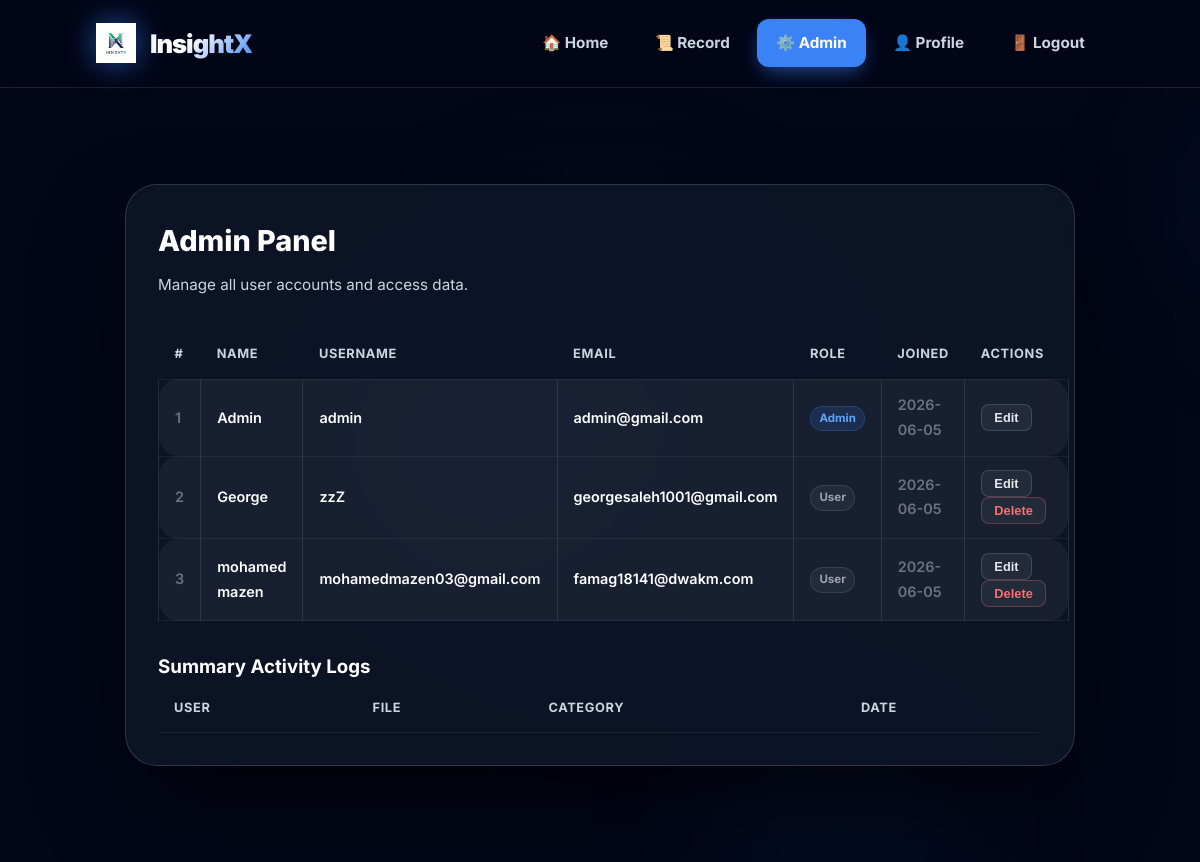
The page /admin (signed in) on the database its author committed.
### database/models.py (models this page shows, shortened)
class User(db.Model, UserMixin):
    __tablename__ = "users"
    id = db.Column(db.Integer, primary_key=True)
    username = db.Column(db.String(80), nullable=False)
    full_name = db.Column(db.String(120), nullable=True)
    email = db.Column(db.String(120), unique=True, nullable=False)
    password = db.Column(db.String(200), nullable=False)
    is_admin = db.Column(db.Boolean, nullable=False, default=False)
    created_at = db.Column(db.DateTime, default=datetime.utcnow)
    summaries = db.relationship(
        "Summary",
        backref="user",
        lazy=True,
        cascade="all, delete-orphan",
    )

### app.py (the view)
@app.route("/admin")
@login_required
def admin_panel():
    if not current_user.is_admin:
        return redirect(url_for("index"))
    users = list_users()
    return render_template("admin.html", users=users)

### database/db.py (called while the page is built)
@event.listens_for(Engine, "connect")
def configure_sqlite_pragmas(dbapi_connection, _connection_record) -> None:
    if not isinstance(dbapi_connection, sqlite3.Connection):
        return
    cursor = dbapi_connection.cursor()
    cursor.execute("PRAGMA foreign_keys=ON")
    cursor.execute("PRAGMA journal_mode=MEMORY")
    cursor.execute("PRAGMA synchronous=NORMAL")
    cursor.close()

def _create_sqlite_connection() -> sqlite3.Connection:
    connection = sqlite3.connect(ACTIVE_DATABASE_PATH, check_same_thread=False)
    cursor = connection.cursor()
    cursor.execute("PRAGMA foreign_keys=ON")
    cursor.execute("PRAGMA journal_mode=WAL")
    cursor.execute("PRAGMA synchronous=NORMAL")
    cursor.close()
    return connection

### database/user_repository.py (called while the page is built)
def get_user_by_id(user_id: int) -> User | None:
    return db.session.get(User, user_id)

def list_users() -> list[User]:
    return User.query.order_by(User.created_at.asc(), User.id.asc()).all()

### services/auth_service.py (called while the page is built)
def configure_login_manager() -> None:
    global _LOGIN_MANAGER_CONFIGURED
    if _LOGIN_MANAGER_CONFIGURED:
        return
    @login_manager.user_loader
    def load_user(user_id: str):
        try:
            return user_repository.get_user_by_id(int(user_id))
        except (TypeError, ValueError):
            return None
    _LOGIN_MANAGER_CONFIGURED = True

### templates/admin.html (shortened to what this page needs)
<!DOCTYPE html>
<html lang="en">
<head>
    <link rel="stylesheet" href="/static/style.css?v=12.0">
</head>
<body>
    <header>
        <a href="/" class="logo-container">
            <img src="/static/favicon.jpg" class="bird-logo" alt="InsightX">
            <span class="logo-text">InsightX</span>
        </a>
        <nav>
            <ul>
                <li><a href="/">🏠 Home</a></li>
                <li><a href="/history">📜 Record</a></li>
                <li><a href="/admin" class="active">⚙️ Admin</a></li>
                <li><a href="/profile">👤 Profile</a></li>
                <li><a href="#" onclick="doLogout()">🚪 Logout</a></li>
            </ul>
        </nav>
    </header>
    <main>
        <div class="admin-container">
            <div class="glass-card" style="padding: 2rem;">
                <div class="admin-title">Admin Panel</div>
                <div class="admin-subtitle">Manage all user accounts and access data.</div>
                <table class="user-table" id="users-table">
                    <thead>
                        <tr>
                            <th>#</th>
                            <th>Name</th>
                            <th>Username</th>
                            <th>Email</th>
                            <th>Role</th>
                            <th>Joined</th>
                            <th>Actions</th>
                        </tr>
                    </thead>
                    <tbody>
                        {% for u in users %}
                        <tr id="row-{{ u.id }}">
                            <td style="color:#6b7280;">{{ u.id }}</td>
                            <td>{{ u.full_name or '—' }}</td>
                            <td>{{ u.username }}</td>
                            <td>{{ u.email }}</td>
                            <td>
                                {% if u.is_admin %}
                                <span class="badge-admin">Admin</span>
                                {% else %}
                                <span class="badge-user">User</span>
                                {% endif %}
                            </td>
                            <td style="color:#6b7280;">{{ u.created_at.strftime('%Y-%m-%d') }}</td>
                            <td>
                                <button class="action-btn"
                                    onclick="openEditModal({{ u.id }}, '{{ u.full_name or '' }}', '{{ u.username }}', '{{ u.email }}')">
                                    Edit
                                </button>
                                {% if not u.is_admin %}
                                <button class="action-btn danger"
                                    onclick="deleteUser({{ u.id }}, '{{ u.email }}')">
                                    Delete
                                </button>
                                {% endif %}
                            </td>
                        </tr>
                        {% endfor %}
                    </tbody>
                </table>
                <h3 style="margin-top:30px">Summary Activity Logs</h3>
                <table class="user-table" id="summary-table">
                <thead><tr><th>User</th><th>File</th><th>Category</th><th>Date</th></tr></thead>
                <tbody id="summary-body"></tbody></table>
            </div>
        </div>
    </main>
</body>
</html>

### static/style.css (style rules this page uses)
:root { --primary-blue: #3b82f6; --primary-blue-glow: rgba(59, 130, 246, 0.6); --bg-black: #020617; --card-black: rgba(15, 23, 42, 0.8); --text-white: #ffffff; --text-muted: #cbd5e1; --border-gray: rgba(255, 255, 255, 0.1); --accent-blue: #60a5fa; --transition: all 0.4s cubic-bezier(0.175, 0.885, 0.32, 1.275); }
* { box-sizing: border-box; margin: 0; padding: 0; }
body { font-family: 'Inter', -apple-system, sans-serif; background-color: var(--bg-black); color: var(--text-white); line-height: 1.7; min-height: 100vh; overflow-x: hidden; display: flex; flex-direction: column; }
body::before { content: ''; position: fixed; top: 0; left: 0; width: 100%; height: 100%; background-image: radial-gradient(circle at 50% 50%, rgba(59, 130, 246, 0.05) 0%, transparent 50%), radial-gradient(circle at 20% 30%, rgba(255, 255, 255, 0.02) 1px, transparent 0); background-size: 100% 100%, 40px 40px; z-index: -1; animation: pulseBg 10s infinite alternate ease-in-out; }
header { background: rgba(2, 6, 23, 0.8); backdrop-filter: blur(25px); -webkit-backdrop-filter: blur(25px); padding: 1.2rem 8%; display: flex; justify-content: space-between; align-items: center; border-bottom: 1px solid var(--border-gray); position: sticky; top: 0; z-index: 1000; }
.logo-container { display: flex; align-items: center; gap: 14px; text-decoration: none; }
.bird-logo { width: 40px; height: 40px; fill: var(--primary-blue); filter: drop-shadow(0 0 15px var(--primary-blue-glow)); animation: float 3s infinite ease-in-out; }
.logo-text { font-size: 1.6rem; font-weight: 900; letter-spacing: -1px; background: linear-gradient(135deg, #fff 40%, var(--primary-blue) 100%); -webkit-background-clip: text; -webkit-text-fill-color: transparent; }
nav ul { list-style: none; display: flex; gap: 0.5rem; }
nav a { text-decoration: none; color: var(--text-muted); font-weight: 700; font-size: 0.95rem; transition: var(--transition); padding: 0.7rem 1.2rem; border-radius: 12px; display: flex; align-items: center; gap: 8px; }
nav a.active { color: #fff; background: var(--primary-blue); box-shadow: 0 8px 20px -5px var(--primary-blue-glow); }
main { flex: 1; display: flex; align-items: center; justify-content: center; padding: 4rem 5%; }
.glass-card { background: var(--card-black); backdrop-filter: blur(20px); -webkit-backdrop-filter: blur(20px); border: 1px solid rgba(255, 255, 255, 0.15); border-radius: 32px; padding: 4rem; box-shadow: 0 40px 100px -20px rgba(0, 0, 0, 0.8); width: 100%; max-width: 950px; position: relative; overflow: hidden; }
button, .file-btn { padding: 1.1rem 2.5rem; border-radius: 18px; font-weight: 800; font-size: 1.1rem; cursor: pointer; transition: var(--transition); display: inline-flex; align-items: center; justify-content: center; gap: 12px; border: none; }
table { width: 100%; border-collapse: separate; border-spacing: 0 15px; }
th { padding: 1rem; text-align: left; color: var(--accent-blue); font-weight: 800; }
td { padding: 1.5rem; background: rgba(255, 255, 255, 0.05); border: 1px solid var(--border-gray); font-size: 1.1rem; font-weight: 600; text-align: left; }
td:first-child { border-radius: 20px 0 0 20px; }
td:last-child { border-radius: 0 20px 20px 0; }

### rows shown on the page
User: id "1", full_name "Admin", username "admin", email "admin@gmail.com", is_admin "Admin", created_at "2026-06-05"
User: id "2", full_name "George", username "zzZ", email "georgesaleh1001@gmail.com", is_admin "User", created_at "2026-06-05"
User: id "3", full_name "mohamed mazen", username "mohamedmazen03@gmail.com", email "famag18141@dwakm.com", is_admin "User", created_at "2026-06-05"
